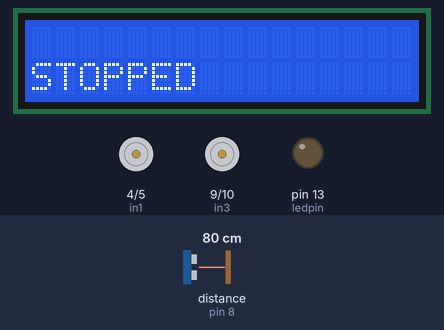
A sketch run on a simulated Arduino Uno, built with avr-gcc and run on an emulated ATmega328P. Parts: 16×2 character LCD, motor-driver pin pairs drawn as motors (green arrow = first pin HIGH = forward, orange = second pin HIGH = backward, longer = more drive), output pins drawn as LEDs (lit = HIGH). Wiring (inferred from the names in the program): ultrasonic range finder: trigger pin 7; echo pin 8. The test bench sets the inputs (shaded band); at power-on: distance to the obstacle (sensor on pin 8) 80 cm. The echo pulse lasts 58.3 µs per cm; pins used as bus, display or sensor lines are not drawn; what the sketch prints to the serial monitor is not drawn.

Above: at 0.1 s.
At 39.71 s:
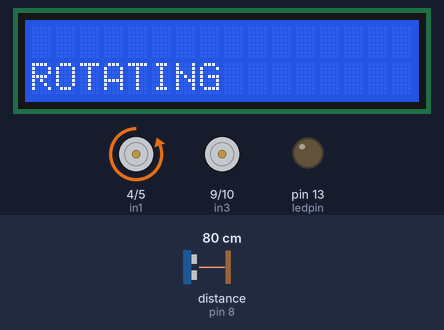
Timing chart, 0 to 40.0 s (numbered marks = the images above):
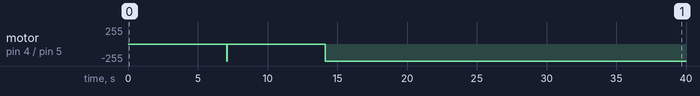

Measured:
- by itself, motor on pin 4 (in1) / pin 5 (in2): stopped → backward 255/255 at 14.1 s
- what the display in image 0 shows lasts 7.0 s, from 0.1 s to 7.1 s

The sketch:

Robotic_Behavio_FinalEditNeedTest.ino
```cpp
//Tested November 13, 2023
//Developed by:
      //Gabriella Lonsdale (Project Engineering Lead)
      //Narendra Nath Chalasani (Design Lead)
      //Sultan Samidinov (Software Engineering Lead)
      //Gianna Del Nero Marcondes(Product Development Lead)
      //Mohammed Alsinani (Testing Lead)


#include <LiquidCrystal_I2C.h> //  enables us to see the message in the LCD library.

LiquidCrystal_I2C lcd(0x27, 16, 2); // setting up on how LCD set up and configured it's screen size.


// global varibales
char array1[] = "Ready to Ride   "; // array of message that shows on the LCD
char array2[] = "STOPPED         "; //message that shows on the LCD
char array3[] = "FOLLOWING       ";//message that shows on the LCD
char array4[] = "FORWARD         ";//message that shows on the LCD
char array5[] = "OUT OF RANGE    ";//message that shows on the LCD
char array6[] = "ROTATING        ";//message that shows on the LCD


//char array6[] = "HELLO WORLD     ";////testing the LCD

//seting up the ultrasonic sensor and configures the pin
int echoPin = 8; //  pin D8 to pin ultrasonic sensor
int trigPin = 7; //  pin D7 to pin ultrasonic sensor

//setting up the motor
int in1 = 4; // variable names for the L298N Motor Drive Controller Board Module Dual H Bridge DC
int in2 = 5; // variable names for the L298N Motor Drive Controller Board Module Dual H Bridge DC
int in3 = 9; // variable names for the L298N Motor Drive Controller Board Module Dual H Bridge DC
int in4 = 10; // variable names for the L298N Motor Drive Controller Board Module Dual H Bridge DC


int LCDprev = 99; // update the LCD message keeps track the previous
int LCDcurr = 100; // update the LCD message keeps track the current

int ledpin = 13; //specify the LED pin to pin 13


long duration; //   sound wave travel wich will be converted into distance
int distance; // distance measureming from the wave travel.


//Functions

void following(int distance) {

  if (distance <= 30) { //if object 30cm away from the robot, it will move forward and follow the obsticle, assuming the object is moving

    LCDcurr = 1; // temporary set the LCDcurr message

    ///Moves  forward if robot sees obsticle  in 30 cm
    //It lockes the 30cm obsticle 30
    //spind clock-wise motor  A
    digitalWrite(in1, HIGH);  //Using the monitor. Spin the monitor.
    digitalWrite(in2, LOW); //Using the monitor. Spin the monitor.
    //spind clock-wise motor B
    digitalWrite(in3, HIGH); //Using the monitor. Spin the monitor.
    digitalWrite(in4, LOW); //Using the monitor. Spin the monitor.


    //stop the robot if it 10 cm close tothe object.
    if ((distance <= 5)) {
      digitalWrite(in1, LOW);
      digitalWrite(in2, LOW);

      //motor B Stop
      digitalWrite(in3, LOW);
      digitalWrite(in4, LOW);

    }


    if (LCDprev != LCDcurr) { // check if prev message not equal to current then
      lcd.setCursor(0, 1); // set the LCD where to print.
      lcd.print(array3); //Print Following
      delay(10); //  //wai›t until next one code execute.
    }


  } else if (distance >= 30) { //if object less then 30cm  from the robot LCD will stopp

    LCDcurr = 2; //temporary set the LCDcurr message. So it's difference from the previus one

    //Move motor stops
    //motor A
    digitalWrite(in1, LOW);
    digitalWrite(in2, LOW);

    //motor B Stop
    digitalWrite(in3, LOW);
    digitalWrite(in4, LOW);

    if (LCDprev != LCDcurr) { //check the previous message, if they are not the same, print new message..
      lcd.setCursor(0, 1); // set the LCD where to print.
      lcd.print(array2); //print on the screen  STOPPED
      delay(7000); //wait until next one code execute.
    }

  }


}


//Functions
void rotate(int distance) {

  if (distance >= 30) {

    digitalWrite(in1, LOW);
    digitalWrite(in2, HIGH);

    //motor B Stop
    digitalWrite(in3, LOW);
    digitalWrite(in4, LOW);

    lcd.setCursor(0, 1); // set the LCD where to print.
    lcd.print(array6); //print on the screen  Rotating
    delay(10); //wait until next one code execute.

    following(distance);


  }
}


//Action code
void setup() {

  lcd.init(); // init  LCD
  lcd.backlight(); // turn on LCD

  pinMode (trigPin, OUTPUT) ; // ultrasonic sensor digital pin mode for trig
  pinMode (echoPin, INPUT); // ultrasonic sensor digital pin mode for echo


  pinMode (in1, OUTPUT); // all L298N digital pins are outputs aka Motor
  pinMode (in2, OUTPUT); // all L298N digital pins are outputs aka Motor
  pinMode (in3, OUTPUT); // all L298N digital pins are outputs aka Motor
  pinMode (in4, OUTPUT); // all L298N digital pins are outputs aka Motor
  pinMode (ledpin, OUTPUT) ; // configure LCD pin as an output


  Serial.begin (9600) ; //Serial Monitor, make sure to use one of the baud rates listed.
  //Function of Serial.begin https://www.arduino.cc/reference/en/language/functions/communication/serial/begin/
  //It Sets the data rate in bits per second (baud) for serial data transmission

  lcd.setCursor(0, 0); // set up the LDC to start at top left to print message.

  //lcd.print (array1); //prints the first line "Robot State:

}


//Action Start here.

void loop() {

//this is not working.
  ///Moves  forward if robot sees obsticle  in 30 cm
    //It lockes the 30cm obsticle 30
    //spind clock-wise motor  A
    digitalWrite(in1, HIGH);  //Using the monitor. Spin the monitor.
    digitalWrite(in2, LOW); //Using the monitor. Spin the monitor.
    //spind clock-wise motor B
    digitalWrite(in3, HIGH); //Using the monitor. Spin the monitor.
    digitalWrite(in4, LOW); //Using the monitor. Spin the monitor.


  LCDprev = LCDcurr; // keep track the LCD message.


//Ultrosonic is working.
  // Setting up the trigger Pin condition. Distance
  digitalWrite (trigPin, LOW);// Set trigger pin low
  delayMicroseconds (3); //waits for hardwares to respond
  digitalWrite (trigPin, HIGH); //Set trigger pin high
  delayMicroseconds (20) ; //continues high trigger pin state for 20 microseconds
  digitalWrite (trigPin, LOW); //after 20 microseconds trigger pin set low

  duration = pulseIn (echoPin, HIGH); //Reading the echo data as it receives the pulse and stores duration in duration
  distance = duration * 0.034 / 2; // Conversion the time of flight to distance to object


  // Displays the distance on the LCD
  Serial.print ("Distance: "); //printing on LCD
  Serial.print (distance);//printing on LCD
  Serial.println(" cm");//printing on LCD with new line

  //lcd.print(array6);//test code

  following(distance);

  rotate(distance);

  if(distance = 0 || distance > 350){

    digitalWrite(in1, HIGH);  //Using the monitor. Spin the monitor.
    digitalWrite(in2, LOW); //Using the monitor. Spin the monitor.
    //spind clock-wise motor B
    digitalWrite(in3, HIGH); //Using the monitor. Spin the monitor.
    digitalWrite(in4, LOW); //Using the monitor. Spin the monitor.

    }


}
```
